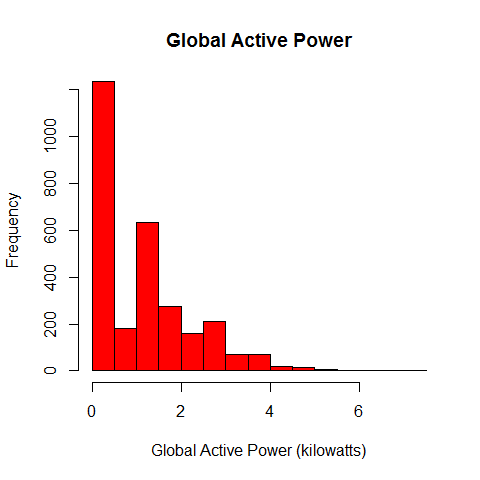

Here is the R script that generated this plot:
setwd("https://github.com/weirton77/explore1/blob/master
#original data prepared with dataprep.R
power <- read.csv("power.csv", colClasses=c("character",rep("numeric",7)))
power$postime=strptime(paste(power$date, " ", power$time),"%d/%m/%Y %H:%M:%S")
#plot1
#png(filename="plot1.png")   #turned off for demo
hist(power$active, xlab ="Global Active Power (kilowatts)", main = "Global Active Power", col = "red", ylim=c(0,1200))
#dev.off()
